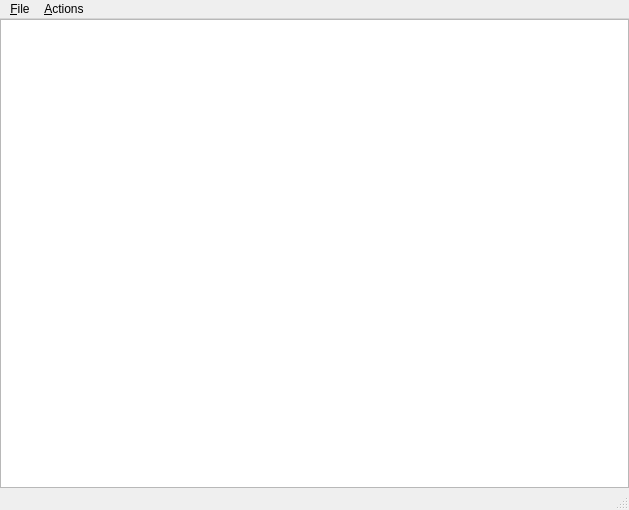
<?xml version="1.0" encoding="UTF-8"?>
<ui version="4.0">
 <class>MainWindow</class>
 <widget class="QMainWindow" name="MainWindow">
  <property name="geometry">
   <rect>
    <x>0</x>
    <y>0</y>
    <width>629</width>
    <height>510</height>
   </rect>
  </property>
  <property name="windowTitle">
   <string>ArtistsModel</string>
  </property>
  <widget class="QWidget" name="centralwidget">
   <layout class="QVBoxLayout">
    <property name="spacing">
     <number>0</number>
    </property>
    <property name="leftMargin">
     <number>0</number>
    </property>
    <property name="topMargin">
     <number>0</number>
    </property>
    <property name="rightMargin">
     <number>0</number>
    </property>
    <property name="bottomMargin">
     <number>0</number>
    </property>
    <item>
     <widget class="QTreeView" name="view">
      <property name="contextMenuPolicy">
       <enum>Qt::ActionsContextMenu</enum>
      </property>
      <property name="editTriggers">
       <set>QAbstractItemView::DoubleClicked|QAbstractItemView::EditKeyPressed</set>
      </property>
      <property name="alternatingRowColors">
       <bool>true</bool>
      </property>
      <property name="selectionBehavior">
       <enum>QAbstractItemView::SelectItems</enum>
      </property>
      <property name="horizontalScrollMode">
       <enum>QAbstractItemView::ScrollPerPixel</enum>
      </property>
      <property name="animated">
       <bool>false</bool>
      </property>
      <property name="allColumnsShowFocus">
       <bool>true</bool>
      </property>
     </widget>
    </item>
   </layout>
  </widget>
  <widget class="QMenuBar" name="menubar">
   <property name="geometry">
    <rect>
     <x>0</x>
     <y>0</y>
     <width>629</width>
     <height>26</height>
    </rect>
   </property>
   <widget class="QMenu" name="fileMenu">
    <property name="title">
     <string>&amp;File</string>
    </property>
    <addaction name="actionSave"/>
    <addaction name="actionSaveAs"/>
    <addaction name="actionLoad"/>
    <addaction name="exitAction"/>
   </widget>
   <widget class="QMenu" name="actionsMenu">
    <property name="title">
     <string>&amp;Actions</string>
    </property>
    <addaction name="insertRowAction"/>
    <addaction name="separator"/>
    <addaction name="insertChildAction"/>
    <addaction name="actionInsert_Child2"/>
    <addaction name="separator"/>
    <addaction name="actionProperties"/>
    <addaction name="separator"/>
    <addaction name="removeRowAction"/>
   </widget>
   <addaction name="fileMenu"/>
   <addaction name="actionsMenu"/>
  </widget>
  <widget class="QStatusBar" name="statusbar"/>
  <action name="exitAction">
   <property name="text">
    <string>E&amp;xit</string>
   </property>
   <property name="shortcut">
    <string/>
   </property>
  </action>
  <action name="insertRowAction">
   <property name="text">
    <string>Add a new artist </string>
   </property>
   <property name="shortcut">
    <string/>
   </property>
  </action>
  <action name="removeRowAction">
   <property name="text">
    <string>Remove </string>
   </property>
   <property name="shortcut">
    <string/>
   </property>
  </action>
  <action name="insertColumnAction">
   <property name="text">
    <string>Insert Column</string>
   </property>
   <property name="shortcut">
    <string>Ctrl+I, C</string>
   </property>
  </action>
  <action name="removeColumnAction">
   <property name="text">
    <string>Remove Column</string>
   </property>
   <property name="shortcut">
    <string>Ctrl+R, C</string>
   </property>
  </action>
  <action name="insertChildAction">
   <property name="text">
    <string>Add an album</string>
   </property>
   <property name="shortcut">
    <string/>
   </property>
  </action>
  <action name="actionInsert_Child2">
   <property name="text">
    <string>Add a song</string>
   </property>
  </action>
  <action name="actionAdd_artist">
   <property name="enabled">
    <bool>true</bool>
   </property>
   <property name="text">
    <string>Add artist</string>
   </property>
  </action>
  <action name="actionSave">
   <property name="text">
    <string>Save</string>
   </property>
  </action>
  <action name="actionSaveAs">
   <property name="text">
    <string>SaveAs</string>
   </property>
  </action>
  <action name="actionLoad">
   <property name="text">
    <string>Load</string>
   </property>
  </action>
  <action name="actionProperties">
   <property name="text">
    <string>Properties</string>
   </property>
  </action>
 </widget>
 <resources/>
 <connections/>
</ui>
